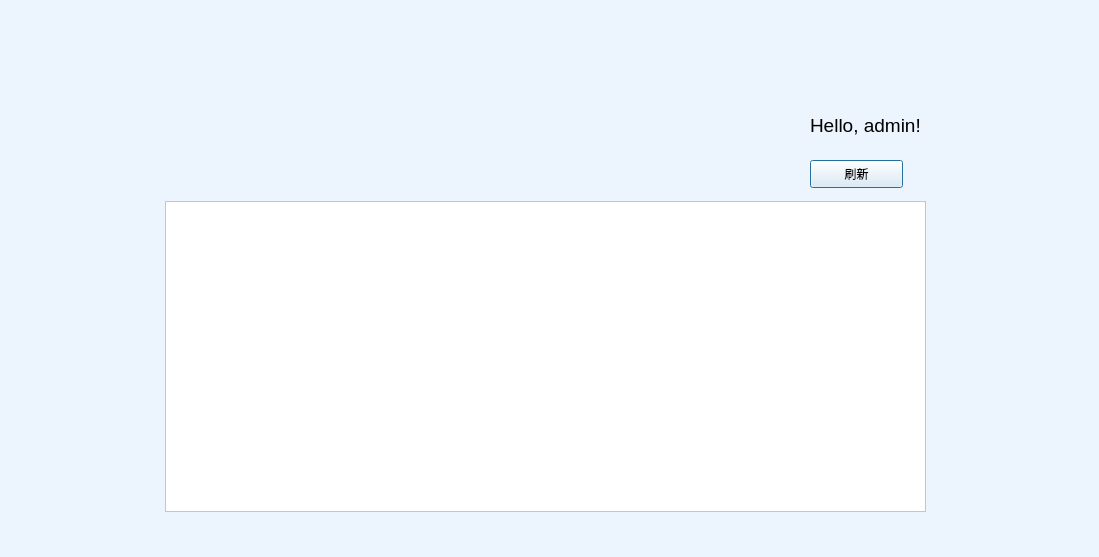
<?xml version="1.0" encoding="UTF-8"?>
<ui version="4.0">
 <class>allInfo</class>
 <widget class="QDialog" name="allInfo">
  <property name="geometry">
   <rect>
    <x>0</x>
    <y>0</y>
    <width>1099</width>
    <height>557</height>
   </rect>
  </property>
  <property name="windowTitle">
   <string>用户信息</string>
  </property>
  <property name="styleSheet">
   <string notr="true">
background-color: rgb(236, 244, 253);</string>
  </property>
  <widget class="QLabel" name="hello">
   <property name="geometry">
    <rect>
     <x>810</x>
     <y>100</y>
     <width>151</width>
     <height>51</height>
    </rect>
   </property>
   <property name="font">
    <font>
     <pointsize>14</pointsize>
    </font>
   </property>
   <property name="text">
    <string>Hello, admin!</string>
   </property>
  </widget>
  <widget class="QListWidget" name="info">
   <property name="geometry">
    <rect>
     <x>165</x>
     <y>201</y>
     <width>761</width>
     <height>311</height>
    </rect>
   </property>
   <property name="styleSheet">
    <string notr="true">background-color: rgb(255, 255, 255);</string>
   </property>
  </widget>
  <widget class="QPushButton" name="fresh">
   <property name="geometry">
    <rect>
     <x>810</x>
     <y>160</y>
     <width>93</width>
     <height>28</height>
    </rect>
   </property>
   <property name="text">
    <string>刷新</string>
   </property>
  </widget>
 </widget>
 <resources/>
 <connections/>
</ui>
